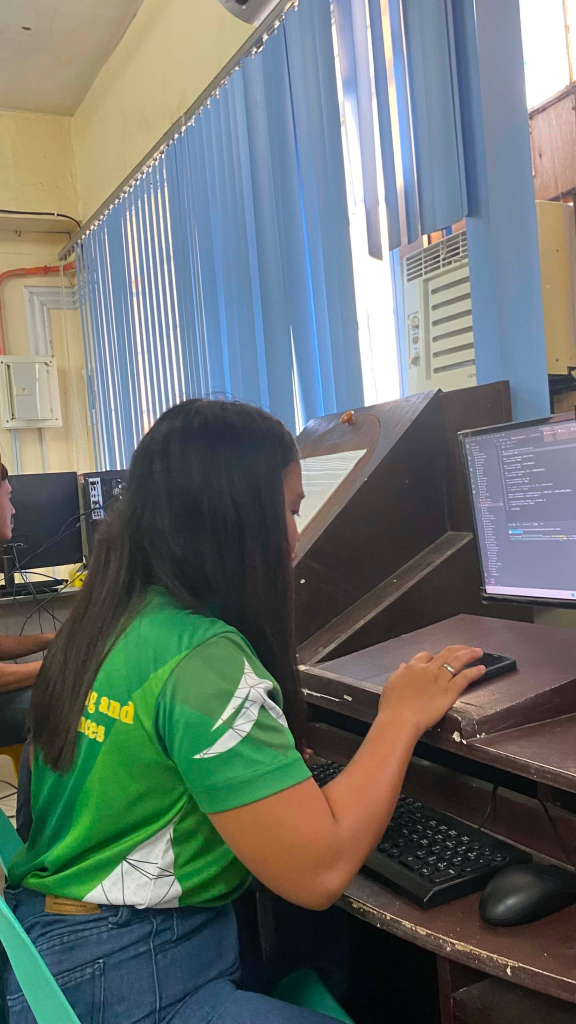
#> input picture Resources/Photos/ek.jpg, 1152 x 2048 px (shown at 1/2 size)
$ python transformations.py
#> lines starting #> are read from the running program, lines starting #| are printed output that depends on the picture
#pylint:disable=no-member

import cv2 as cv
import numpy as np

img = cv.imread('../Resources/Photos/ek.jpg')
#> img is the input picture: shape (2048, 1152, 3); mean B, G, R 109.4, 113.1, 104.5
cv.imshow('Park', img)

# Translation
def translate(img, x, y):
#> called with x = -100, y = 100
    transMat = np.float32([[1,0,x],[0,1,y]])
    dimensions = (img.shape[1], img.shape[0])
#> dimensions = (1152, 2048)
    return cv.warpAffine(img, transMat, dimensions)
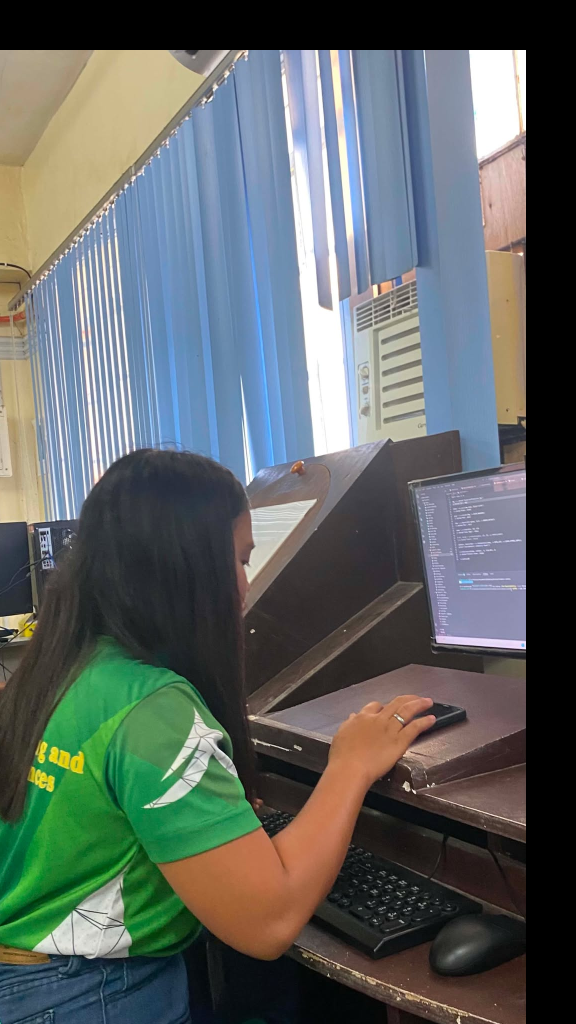
#> returned value: shape (2048, 1152, 3) (shown at 1/2 size); mean of channels 0, 1, 2 98.3, 100.4, 93.1; drawn as B, G, R

# -x --> Left
# -y --> Up
# x --> Right
# y --> Down

translated = translate(img, -100, 100)
cv.imshow('Translated', translated)

# Rotation
def rotate(img, angle, rotPoint=None):
#> called with angle = -45
    (height,width) = img.shape[:2]
#> height = 2048; width = 1152

    if rotPoint is None:
        rotPoint = (width//2,height//2)
#> rotPoint = (576, 1024)

    rotMat = cv.getRotationMatrix2D(rotPoint, angle, 1.0)
    dimensions = (width,height)
#> dimensions = (1152, 2048)

    return cv.warpAffine(img, rotMat, dimensions)
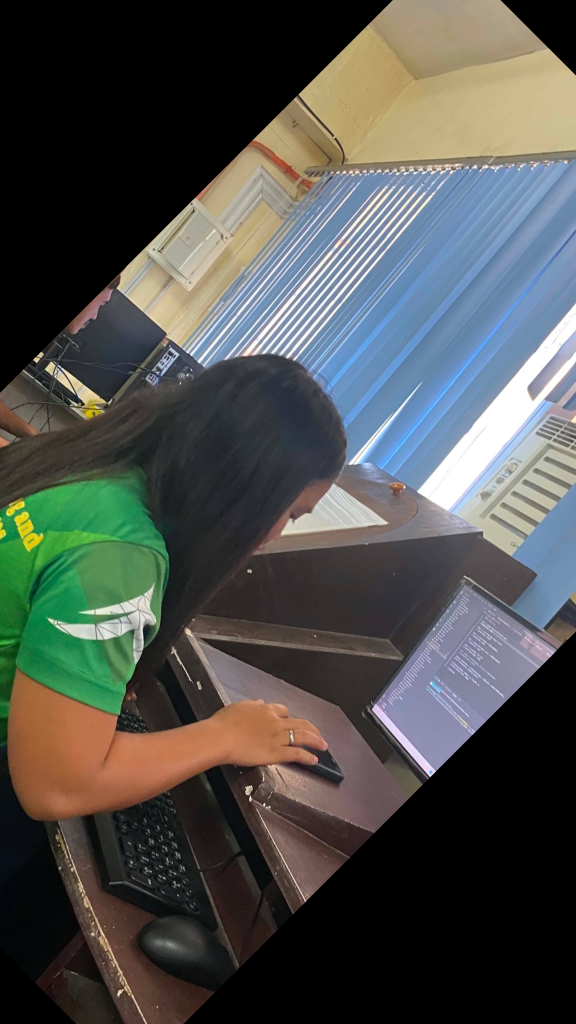
#> returned value: shape (2048, 1152, 3) (shown at 1/2 size); mean of channels 0, 1, 2 76.7, 80.1, 77.8; drawn as B, G, R

rotated = rotate(img, -45)
cv.imshow('Rotated', rotated)

rotated_rotated = rotate(img, -90)
#> call 2 of rotate, with angle = -90
#> in rotate (call 2), `return cv.warpAffine(img, rotMat, dimensions)`:
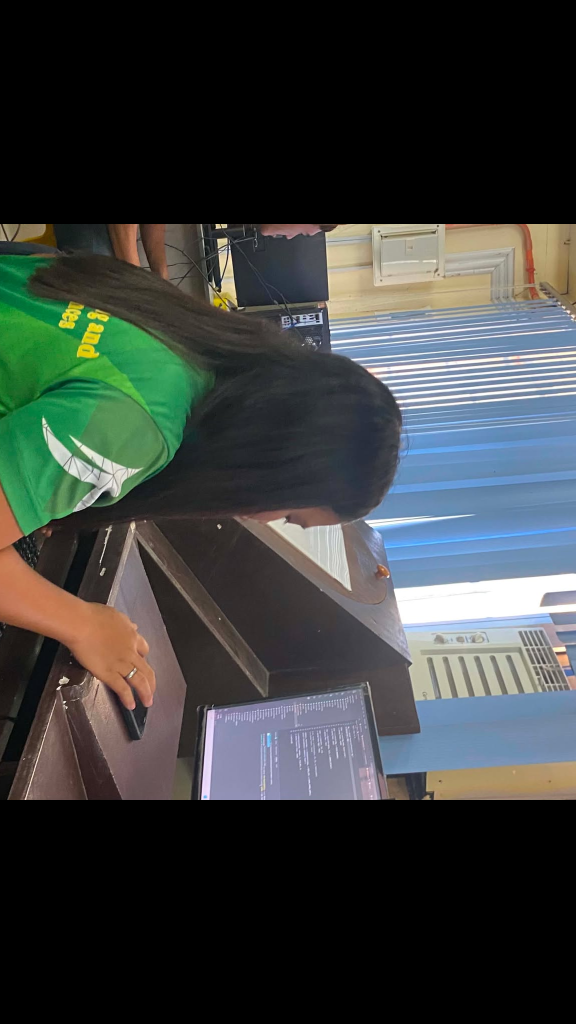
#> returned value: shape (2048, 1152, 3) (shown at 1/2 size); mean of channels 0, 1, 2 61.2, 63, 58.1; drawn as B, G, R
cv.imshow('Rotated Rotated', rotated_rotated)

# Resizing
resized = cv.resize(img, (500,500), interpolation=cv.INTER_CUBIC)
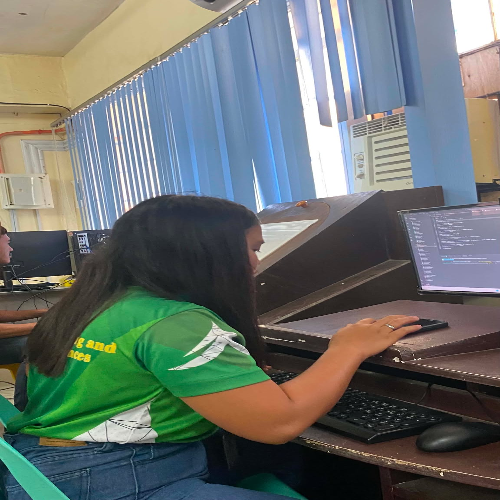
#> resized: shape (500, 500, 3); mean B, G, R 109.4, 113.1, 104.5
cv.imshow('Resized', resized)

# Flipping
flip = cv.flip(img, -1)
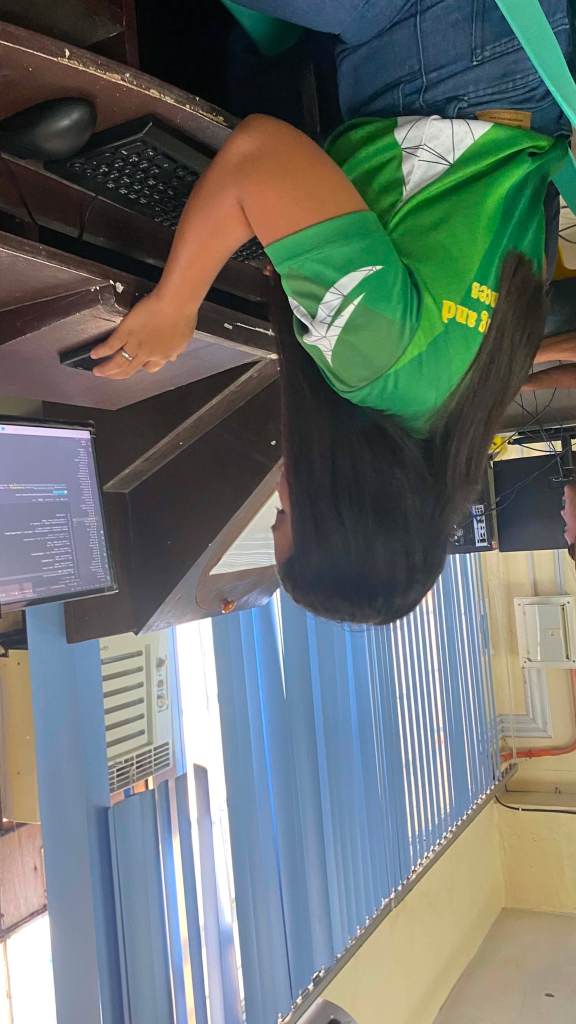
#> flip: shape (2048, 1152, 3) (shown at 1/2 size); mean B, G, R 109.4, 113.1, 104.5
cv.imshow('Flip', flip)

# Cropping
cropped = img[200:400, 300:400]
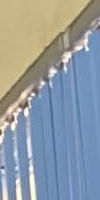
#> cropped: shape (200, 100, 3); mean B, G, R 162.2, 154.6, 144.2
cv.imshow('Cropped', cropped)


cv.waitKey(0)

$ run again, with Resources/Photos/al.jpg copied over Resources/Photos/ek.jpg
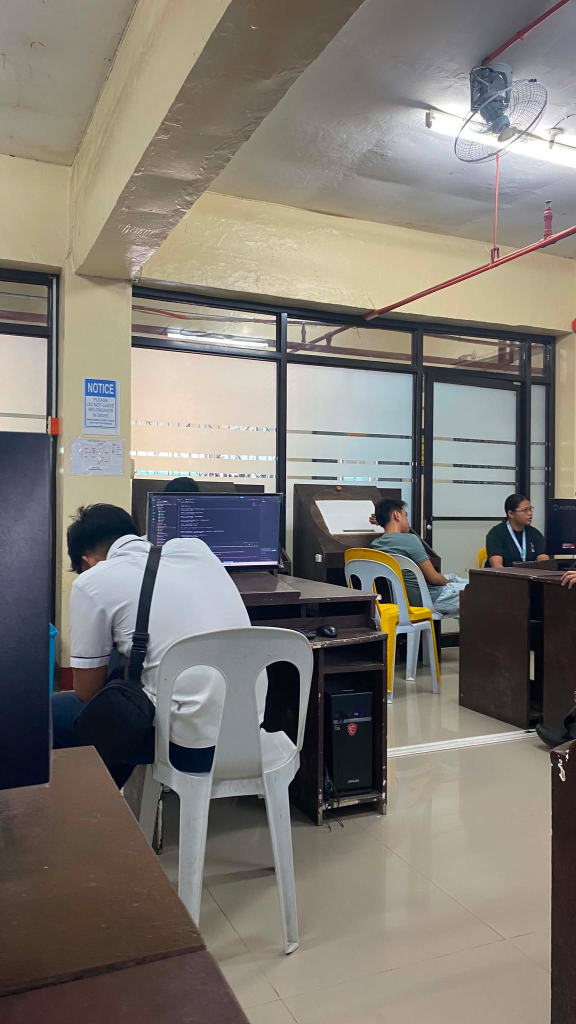
#> input picture Resources/Photos/al.jpg, 1152 x 2048 px (shown at 1/2 size)
#> img is the input picture: shape (2048, 1152, 3); mean B, G, R 115.1, 122.3, 127.3
#> `flip = cv.flip(img, -1)`:
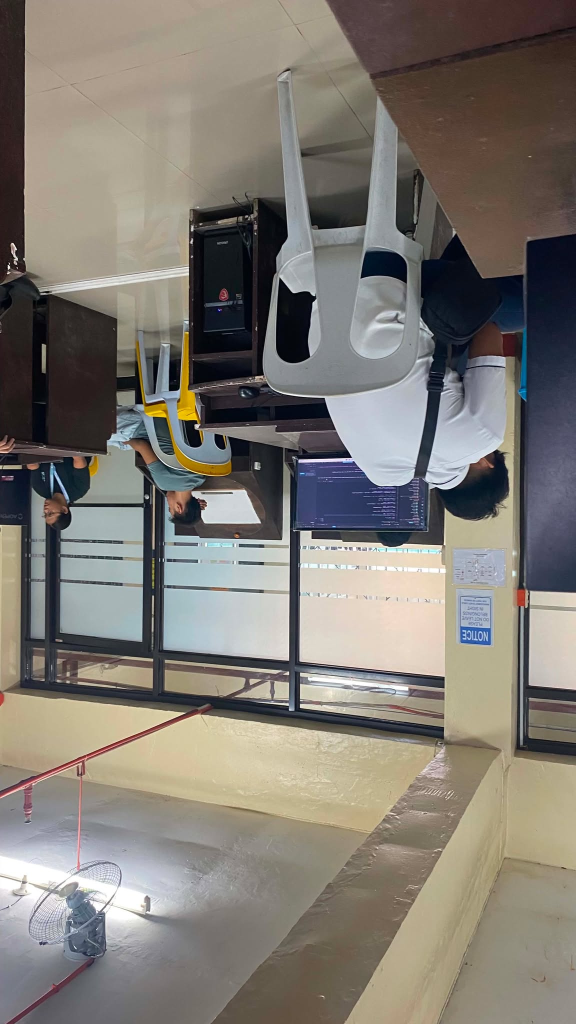
#> flip: shape (2048, 1152, 3) (shown at 1/2 size); mean B, G, R 115.1, 122.3, 127.3
#> `cropped = img[200:400, 300:400]`:
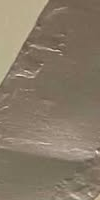
#> cropped: shape (200, 100, 3); mean B, G, R 104.1, 122, 135.6

$ run again, with Resources/Photos/dogcat.jpg copied over Resources/Photos/ek.jpg
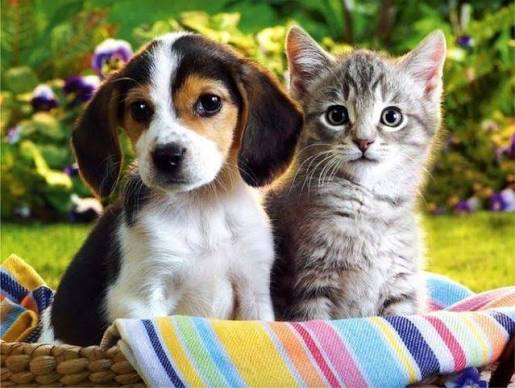
#> input picture Resources/Photos/dogcat.jpg, 515 x 388 px
#> img is the input picture: shape (388, 515, 3); mean B, G, R 100.6, 130.1, 133
#> `flip = cv.flip(img, -1)`:
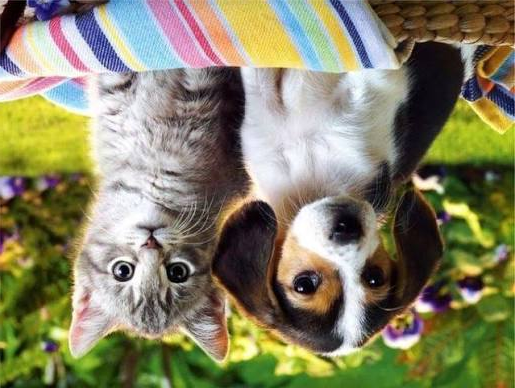
#> flip: shape (388, 515, 3); mean B, G, R 100.6, 130.1, 133
#> `cropped = img[200:400, 300:400]`:
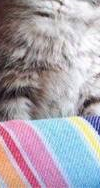
#> cropped: shape (188, 100, 3); mean B, G, R 173.3, 164.1, 172.3
